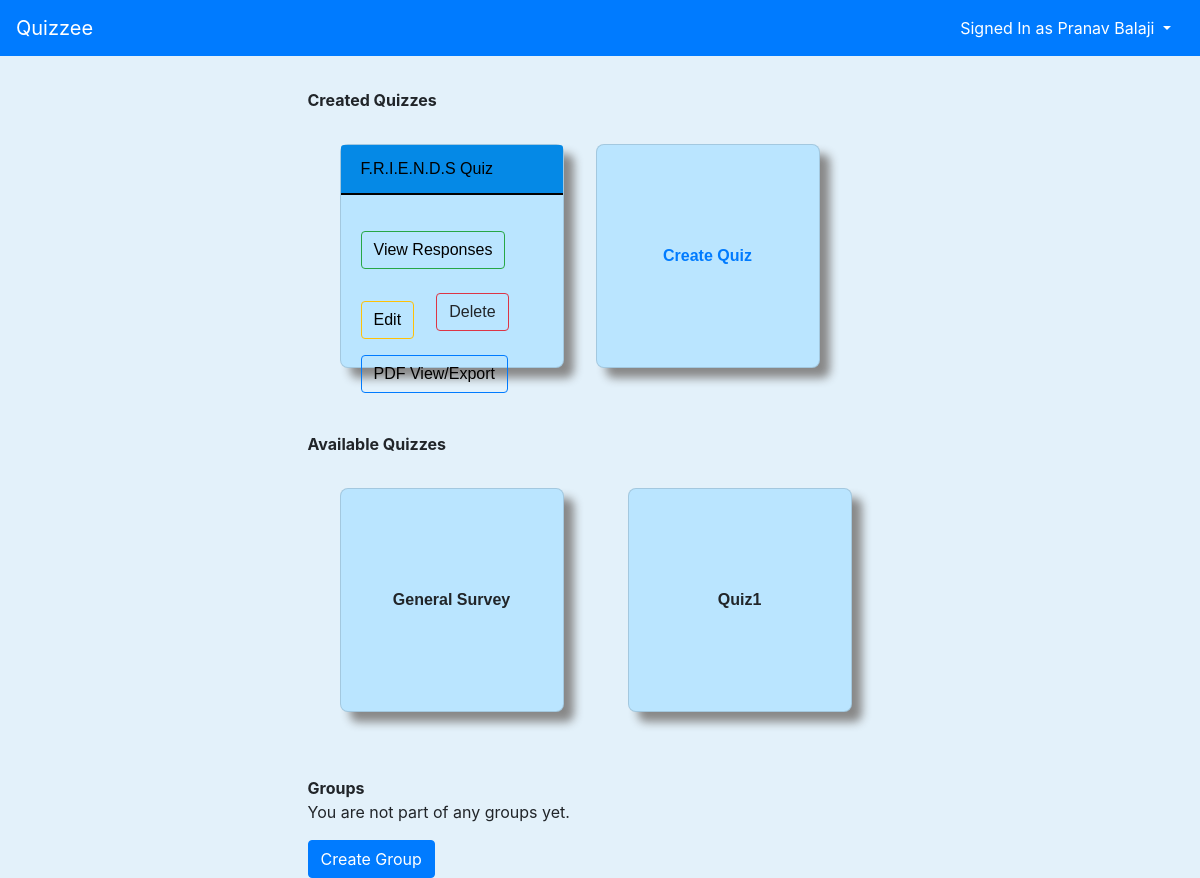
The app's page /authenticate/ (signed in) with its own data.
### tables this page shows
CREATE TABLE `quizzes` (
  `qid` int(11) NOT NULL,
  `uqid` varchar(35) NOT NULL,
  `qname` varchar(30) NOT NULL,
  `type` varchar(1) NOT NULL,
  `code` varchar(8) DEFAULT NULL,
  `create_time` varchar(50) DEFAULT NULL,
  `uid` int(11) NOT NULL
);

### index.php (the view, shortened to what this page needs)
<?php
	require_once "header.php";
	include_once "includes/utilities.inc.php";
	if (!isset($_SESSION['USERID'])) {
		if (strpos($_SERVER['REQUEST_URI'], 'my/dashboard') !== false) {
			header("Location: ".str_replace("my/dashboard", "quizzee", $_SERVER['REQUEST_URI']));
			return;
		}
	} else {
		require_once "includes/db.inc.php";
		$selectQuizQuery = $conn->prepare("SELECT uqid, qname
																			 FROM quizzes
																			 WHERE uid = :uid");
		$selectQuizQuery->execute(array(
			":uid" => $_SESSION['USERID']
		));
		$created_quizzes = $selectQuizQuery->fetchAll(PDO::FETCH_ASSOC);
		$selectQuizQuery = $conn->prepare("SELECT uqid, qname, type, create_time
																			 FROM quizzes
																			 WHERE uid <> :uid");
		$selectQuizQuery->execute(array(
			":uid" => $_SESSION['USERID']
		));
		$available_quizzes = $selectQuizQuery->fetchAll(PDO::FETCH_ASSOC);
		$selectGroups = $conn->prepare("SELECT groups.gname, groups.gdesc, groups.ugid, user_group.is_admin
																		FROM user_group
																		JOIN groups
																		ON groups.gid = user_group.gid
																		WHERE user_group.uid = :uid");
		$selectGroups->execute(array(
			":uid" => $_SESSION['USERID']
		));
		$groups = $selectGroups->fetchAll(PDO::FETCH_ASSOC);
	}
?>
<?php if (isset($_SESSION['USERID'])): ?>
	<link rel="stylesheet" href="../modal/modal.css">
<nav class="navbar navbar-expand-lg navbar-dark bg-primary" style="z-index:1;">
	<a class="navbar-brand" href=<?php echo $_SERVER['REQUEST_URI'] ?>>Quizzee</a>
	<div class="collapse navbar-collapse" id="navbarSupportedContent">
		<ul class="navbar-nav ml-auto">
			<div class="dropdown">
			  <button class="btn btn-primary dropdown-toggle" type="button" data-toggle="dropdown">Signed In as <?php echo htmlentities($_SESSION['NAME'], ENT_QUOTES, 'utf-8'); ?>
			  <span class="caret"></span></button>
				</div>
			</ul>
		</div>
	</nav>
	<?php endif; ?>
<?php if (isset($_SESSION['USERID'])): ?>
		<link rel="stylesheet" href="../dashboard_style.css">
		<div class="row heading"><div class="col-3"></div><div class="col-6">Created Quizzes</div></div>
		<div class="row">
			<div class="col-3"></div>
			<div class="col-9">
				<?php if (isset($created_quizzes) && count($created_quizzes)): ?>
					<?php foreach ($created_quizzes as $quiz_index => $quiz_attributes): ?>
						<div class="card float-left created-quiz">
							<div class="card-header"><a href=<?php echo 'quizzes/view/'.urlencode($quiz_attributes['uqid']) ?>> <?php echo htmlentities($quiz_attributes['qname'], ENT_QUOTES, 'utf-8'); ?> </a>&nbsp;&nbsp;&nbsp;&nbsp;</div>
							<div class="card-body">
								<a class="card-link btn btn-outline-success" href=<?php echo 'quizzes/responses/'.urlencode($quiz_attributes['uqid']) ?>> View Responses </a>&nbsp;&nbsp;&nbsp;&nbsp;
								<a class="card-link btn btn-outline-warning" href=<?php echo 'quizzes/edit/'.urlencode($quiz_attributes['uqid']) ?>> Edit </a>&nbsp;&nbsp;&nbsp;&nbsp;
								<a data-modal="delete-quiz" data-uqid=<?php echo $quiz_attributes['uqid'] ?> class="btn btn-outline-danger modal-trigger">Delete</a>
								<a class="card-link btn btn-outline-primary" href=<?php echo 'quizzes/export/'.urlencode($quiz_attributes['uqid']) ?>> PDF View/Export </a>&nbsp;&nbsp;&nbsp;&nbsp;
							</div>
						</div>
					<?php endforeach; ?>
				<?php endif; ?>
				<div class="card card-block d-flex quizTitle" onclick="return createQuiz();">
					<div class="card-body align-items-center d-flex justify-content-center" style="color:#007bff;">Create Quiz</div>
				</div>
			</div>
		</div>
		<div class="row heading"><div class="col-3"></div><div class="col-6">Available Quizzes</div></div>
		<div class="row">
			<div class="col-3"></div>
			<div class="col-9">
				<?php if (isset($available_quizzes) && count($available_quizzes)): ?>
					<?php foreach ($available_quizzes as $quiz_index => $quiz_attributes): ?>
						<div class="card float-left card-block d-flex quizTitle">
						<a id="attempt-quiz-modal-trigger" class="card-body align-items-center d-flex justify-content-center modal-trigger"
						data-modal="attempt-quiz" data-uqid=<?php echo $quiz_attributes['uqid'] ?>>
							<?php echo htmlentities($quiz_attributes['qname'], ENT_QUOTES, 'utf-8'); ?>
						</a>
						</div>
					<?php endforeach; ?>
				<?php endif; ?>
			</div>
		</div>
		<div class="row heading"><div class="col-3"></div><div class="col-6">Groups</div></div>
		<div class="row">
			<div class="col-3"></div>
			<div class="col-9">
				<?php if (!empty($groups)): ?>
					<?php foreach ($groups as $index => $attr): ?>
						<div class="group-details">
							<p><?php echo htmlentities("Group Name: ".$attr['gname'], ENT_QUOTES, 'utf-8'); ?></p>
							<p><?php echo htmlentities("Group Description: ".$attr['gdesc'], ENT_QUOTES, 'utf-8'); ?></p>
							<p><?php echo htmlentities("Status: ".(($attr['is_admin'] == 'Yes')? "Admin" : "Member"), ENT_QUOTES, 'utf-8'); ?></p>
							<button type="button" data-modal="delete-group" data-ugid=<?php echo $attr['ugid'] ?> class="btn btn-outline-primary modal-trigger">Delete Group</button>
						</div>
					<?php endforeach; ?>
				<?php else: ?>
					<p>You are not part of any groups yet.</p>
				<?php endif; ?>
				<button type="button" id="create-group-modal-trigger" class="btn btn-primary modal-trigger" data-modal="create-group">Create Group</button>
			</div>
		</div>
<?php endif; ?>

### dashboard_style.css (style rules this page uses)
nav { color: black; }
.heading { font-weight: bold; margin-top:2rem; }
body { background: #e3f1fa; }
.quizTitle { border-radius: 8px; font-weight: bold; margin-left: 2rem; }
.card { margin: 2rem; border-radius: 8px; font-family: sans-serif; width: 14rem; background-color:#bae5ff; height: 14rem; box-shadow: 10px 10px 10px #888888; }
.card-header { border: none; background:#0589e6; border-bottom: 2px solid black; }
.card-header a { color: black; }
.card-link { color: black; font-weight: 400; }
.card-link.btn.btn-outline-success { margin: 1rem 0 0 0; }
.card-link.btn.btn-outline-warning { margin: 2rem 0 1rem 0; }

### records on screen
quizzes: qname "F.R.I.E.N.D.S Quiz"
quizzes: qname "General Survey"
quizzes: qname "Quiz1"

### other values on screen
$_SESSION['NAME'] "Pranav Balaji"
